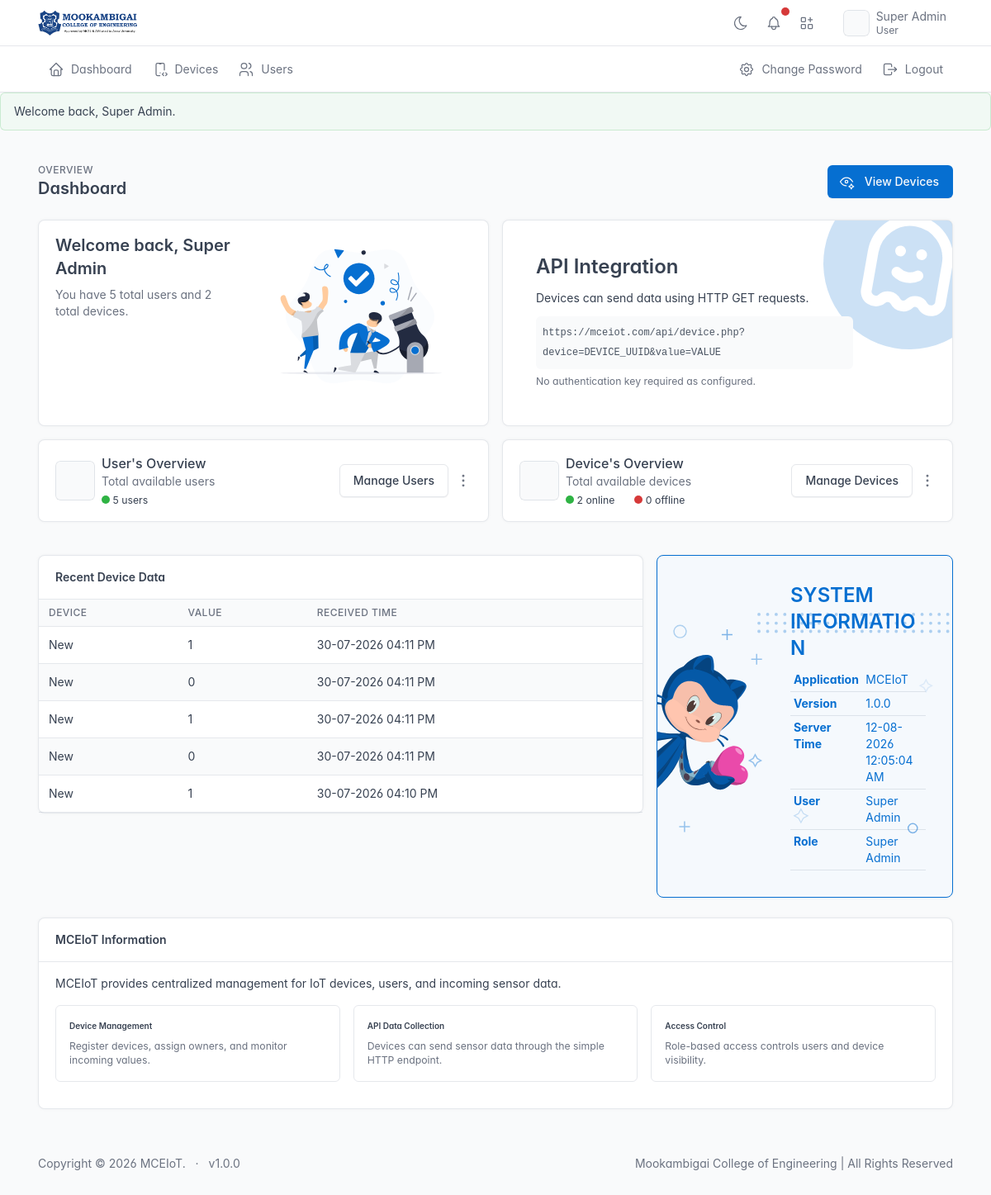
/index.php (signed in), run on the app's committed database.
### tables this page shows
CREATE TABLE `device_logs` (
  `id` bigint UNSIGNED NOT NULL,
  `device_id` int UNSIGNED NOT NULL,
  `value` varchar(255) NOT NULL,
  `ip_address` varchar(45) DEFAULT NULL,
  `user_agent` text,
  `created_at` datetime NOT NULL DEFAULT CURRENT_TIMESTAMP
);

CREATE TABLE `devices` (
  `id` int UNSIGNED NOT NULL,
  `device_uuid` char(36) NOT NULL,
  `device_name` varchar(150) NOT NULL,
  `device_type` varchar(100) NOT NULL,
  `description` text,
  `owner_id` int UNSIGNED NOT NULL,
  `status` tinyint UNSIGNED NOT NULL DEFAULT '1',
  `last_value` varchar(255) DEFAULT NULL,
  `last_seen` datetime DEFAULT NULL,
  `created_at` datetime NOT NULL DEFAULT CURRENT_TIMESTAMP,
  `updated_at` datetime NOT NULL DEFAULT CURRENT_TIMESTAMP ON UPDATE CURRENT_TIMESTAMP,
  `deleted_at` datetime DEFAULT NULL
);

### includes/auth.php (called while the page is built, shortened)
<?php
function currentUserRole(): int
{
    return (int)($_SESSION['user']['role'] ?? 0);
}
function currentUserName(): string
{
    return (string)($_SESSION['user']['full_name'] ?? '');
}

### includes/functions.php (called while the page is built, shortened)
<?php
function e(mixed $value): string
{
    return htmlspecialchars(
        (string)($value ?? ''),
        ENT_QUOTES,
        'UTF-8'
    );
}
function formatDateTime(
    ?string $dateTime,
    string $format = 'd-m-Y h:i A'
): string {
    try {
        return (new DateTime($dateTime))
            ->format($format);
    } catch (Throwable $e) {
        return '-';
    }
}
function roleName(int $role): string
{
    return match ($role) {
        ROLE_SUPER_ADMIN => 'Super Admin',
        ROLE_ADMIN => 'Admin',
        ROLE_DEVICE_OWNER => 'Device Owner',
        ROLE_READ_ONLY => 'Read Only',
        default => 'Unknown'
    };
}

### index.php (the view, shortened to what this page needs)
<?php
require_once __DIR__ . '/includes/bootstrap.php';
$totalUsers = 0;
if (canManageUsers()) {
    $stmt = $pdo->query("
        SELECT COUNT(*)
        FROM users
        WHERE deleted_at IS NULL
    ");
    $totalUsers = (int)$stmt->fetchColumn();
}
$deviceCondition = '';
$params = [];
$stmt = $pdo->prepare("
    SELECT COUNT(*)
    FROM devices
    WHERE
        deleted_at IS NULL
        {$deviceCondition}
");
$stmt->execute($params);
$totalDevices = (int)$stmt->fetchColumn();
$stmt = $pdo->prepare("
    SELECT COUNT(*)
    FROM devices
    WHERE
        deleted_at IS NULL
        AND status = ?
        {$deviceCondition}
");
$stmt->execute(
    array_merge(
        [STATUS_ACTIVE],
        $params
    )
);
$activeDevices = (int)$stmt->fetchColumn();
$stmt = $pdo->prepare("
    SELECT COUNT(*)
    FROM devices
    WHERE
        deleted_at IS NULL
        AND status = ?
        {$deviceCondition}
");
$stmt->execute(
    array_merge(
        [STATUS_INACTIVE],
        $params
    )
);
$inactiveDevices = (int)$stmt->fetchColumn();
$logCondition = '';
$logParams = [];
$stmt = $pdo->prepare("
    SELECT
        dl.id,
        d.device_name,
        dl.value,
        dl.created_at
    FROM device_logs dl
    INNER JOIN devices d
        ON d.id = dl.device_id
    WHERE
        d.deleted_at IS NULL
        {$logCondition}
    ORDER BY dl.id DESC
    LIMIT 5
");
$stmt->execute($logParams);
$recentLogs = $stmt->fetchAll();
include INCLUDE_PATH . '/header.php';
?>
        <div class="page-header d-print-none" aria-label="Page header">
          <div class="container-xl">
            <div class="row g-2 align-items-center">
              <div class="col">
                <div class="page-pretitle">Overview</div>
                <h2 class="page-title">Dashboard</h2>
              </div>
              <div class="col-auto ms-auto d-print-none">
                <div class="btn-list">
                  <a href="#" class="btn btn-primary btn-5 d-none d-sm-inline-block" data-bs-toggle="modal" data-bs-target="#modal-report">
                    View Devices
                  </a>
                </div>
              </div>
            </div>
          </div>
        </div>
        <div class="page-body">
          <div class="container-xl">
            <div class="row row-deck row-cards">
              <div class="col-sm-12 col-lg-6">
                <div class="card">
                  <div class="card-body">
                    <div class="row gy-3">
                      <div class="col-12 col-sm d-flex flex-column">
                        <h3 class="h2">Welcome back, <?php echo currentUserName(); ?></h3>
                        <p class="text-muted">You have  <?= e((string)$totalUsers) ?> total users and  <?= e((string)$totalDevices) ?> total devices.</p>
                      </div>
                      <div class="col-12 col-sm-auto d-flex justify-content-center">
                        <a href="./illustrations.html">
                        </a>
                      </div>
                    </div>
                  </div>
                </div>
              </div>
              <div class="col-sm-12 col-lg-6">
                <div class="card card-md sticky-top">
                  <div class="card-stamp card-stamp-lg">
                    <div class="card-stamp-icon bg-primary">
                    </div>
                  </div>
                  <div class="card-body">
                    <div class="row align-items-center">
                      <div class="col-10">
                        <h3 class="h1">API Integration</h3>
                        <div class="markdown">
                                    <p class="mb-2">
                                        Devices can send data using HTTP GET requests.
                                    </p>
                                    <code class="d-block bg-light p-2">
                                        https://mceiot.com/api/device.php?device=DEVICE_UUID&amp;value=VALUE
                                    </code>
                                    <small class="text-muted">
                                        No authentication key required as configured.
                                    </small>
                        </div>
                      </div>
                    </div>
                  </div>
                </div>
              </div>
            <div class="col-md-6">
                <div class="card">
                  <div class="card-body">
                    <div class="row g-2 align-items-center">
                      <div class="col-auto">
                        <span class="avatar avatar-lg" style="background-image: url(./static/avatars/000m.jpg)"> </span>
                      </div>
                      <div class="col">
                        <h4 class="card-title m-0">
                          <a href="#">User's Overview</a>
                        </h4>
                        <div class="text-secondary">Total available users</div>
                        <div class="small mt-1"><span class="badge bg-green"></span>  <?= e((string)$totalUsers) ?> users</div>
                      </div>
                      <div class="col-auto">
                        <a href="./users/index.php" class="btn"> Manage Users </a>
                      </div>
                      <div class="col-auto">
                        <div class="dropdown">
                          <a href="#" class="btn-action" data-bs-toggle="dropdown" aria-expanded="false">
                          </a>
                        </div>
                      </div>
                    </div>
                  </div>
                </div>
              </div>
<div class="col-md-6">
                <div class="card">
                  <div class="card-body">
                    <div class="row g-2 align-items-center">
                      <div class="col-auto">
                        <span class="avatar avatar-lg" style="background-image: url(./static/avatars/000m.jpg)"> </span>
                      </div>
                      <div class="col">
                        <h4 class="card-title m-0">
                          <a href="#">Device's Overview</a>
                        </h4>
                        <div class="text-secondary">Total available devices</div>
                        <div class="small mt-1">
                            <span class="badge bg-green"></span> <?= e((string)$activeDevices) ?> online &nbsp;&nbsp;&nbsp;&nbsp;&nbsp;
                            <span class="badge bg-red"></span> <?= e((string)$inactiveDevices) ?> offline
                        </div>
                      </div>
                      <div class="col-auto">
                        <a href="./devices/index.php" class="btn"> Manage Devices </a>
                      </div>
                      <div class="col-auto">
                        <div class="dropdown">
                          <a href="#" class="btn-action" data-bs-toggle="dropdown" aria-expanded="false">
                          </a>
                        </div>
                      </div>
                    </div>
                  </div>
                </div>
              </div>
<div>
    <div class="row mt-4">
        <div class="col-lg-8">
            <div class="card">
                <div class="card-header">
                    <strong>
                        Recent Device Data
                    </strong>
                </div>
                <div class="card-body p-0">
                    <div class="table-responsive">
                        <table class="table table-striped mb-0">
                            <thead>
                                <tr>
                                    <th>
                                        Device
                                    </th>
                                    <th>
                                        Value
                                    </th>
                                    <th>
                                        Received Time
                                    </th>
                                </tr>
                            </thead>
                            <tbody>
<?php if (empty($recentLogs)): ?>
                                <tr>
                                    <td
                                        colspan="3"
                                        class="text-center text-muted">
                                        No data received yet.
                                    </td>
                                </tr>
<?php else: ?>
<?php foreach ($recentLogs as $log): ?>
                                <tr>
                                    <td>
                                        <?= e($log['device_name']) ?>
                                    </td>
                                    <td>
                                        <?= e($log['value']) ?>
                                    </td>
                                    <td>
                                        <?= e(formatDateTime($log['created_at'])) ?>
                                    </td>
                                </tr>
<?php endforeach; ?>
<?php endif; ?>
                            </tbody>
                        </table>
                    </div>
                </div>
            </div>
        </div>
              <div class="col-md-6 col-lg-4">
                <a href="#" class="card border-primary" target="_blank" rel="noopener" aria-label="Sponsor Tabler!" style="background: color-mix(in srgb, var(--tblr-primary) 4%, var(--tblr-bg-surface))">
                  <div class="card-body d-flex flex-column justify-content-center p-5">
                    <div class="row">
                      <div class="col-7 offset-5 text-primary">
                        <div class="h1 text-uppercase">System Information</div>
                        <table class="table table-sm mb-0">
                        <tr>
                            <th>
                                Application
                            </th>
                            <td>
                                <?= e(APP_NAME) ?>
                            </td>
                        </tr>
                        <tr>
                            <th>
                                Version
                            </th>
                            <td>
                                <?= e(APP_VERSION) ?>
                            </td>
                        </tr>
                        <tr>
                            <th>
                                Server Time
                            </th>
                            <td>
                                <?= e(date('d-m-Y h:i:s A')) ?>
                            </td>
                        </tr>
                        <tr>
                            <th>
                                User
                            </th>
                            <td>
                                <?= e(currentUserName()) ?>
                            </td>
                        </tr>
                        <tr>
                            <th>
                                Role
                            </th>
                            <td>
                                <?= e(roleName(currentUserRole())) ?>
                            </td>
                        </tr>
                    </table>
                      </div>
                    </div>
                  </div>
                </a>
              </div>
    </div>
        <div class="row mt-4">
        <div class="col-12">
            <div class="card">
                <div class="card-header">
                    <strong>
                        MCEIoT Information
                    </strong>
                </div>
                <div class="card-body">
                    <p>
                        MCEIoT provides centralized management for IoT
                        devices, users, and incoming sensor data.
                    </p>
<div class="row g-3 dashboard-cards">
                        <div class="col-md-4">
                            <div class="border rounded p-3 mb-3">
                                <h6>
                                    Device Management
                                </h6>
                                <p class="small text-muted mb-0">
                                    Register devices, assign owners,
                                    and monitor incoming values.
                                </p>
                            </div>
                        </div>
                        <div class="col-md-4">
                            <div class="border rounded p-3 mb-3">
                                <h6>
                                    API Data Collection
                                </h6>
                                <p class="small text-muted mb-0">
                                    Devices can send sensor data
                                    through the simple HTTP endpoint.
                                </p>
                            </div>
                        </div>
                        <div class="col-md-4">
                            <div class="border rounded p-3 mb-3">
                                <h6>
                                    Access Control
                                </h6>
                                <p class="small text-muted mb-0">
                                    Role-based access controls users
                                    and device visibility.
                                </p>
                            </div>
                        </div>
                    </div>
                </div>
            </div>
        </div>
    </div>
</div>
            </div>
          </div>
        </div>
<?php
include INCLUDE_PATH . '/footer.php';

### data on the page
device_logs: device.device_name "New", value "1", created_at "30-07-2026 04:11 PM"
device_logs: device.device_name "New", value "0", created_at "30-07-2026 04:11 PM"
device_logs: device.device_name "New", value "1", created_at "30-07-2026 04:11 PM"
device_logs: device.device_name "New", value "0", created_at "30-07-2026 04:11 PM"
device_logs: device.device_name "New", value "1", created_at "30-07-2026 04:10 PM"

### other printed values
currentUserName() "Super Admin"
$flash['message'] "Welcome back, Super Admin."
$totalUsers "5"
$totalDevices "2"
$activeDevices "2"
$inactiveDevices "0"
APP_NAME "MCEIoT"
APP_VERSION "1.0.0"
roleName(currentUserRole()) "Super Admin"
